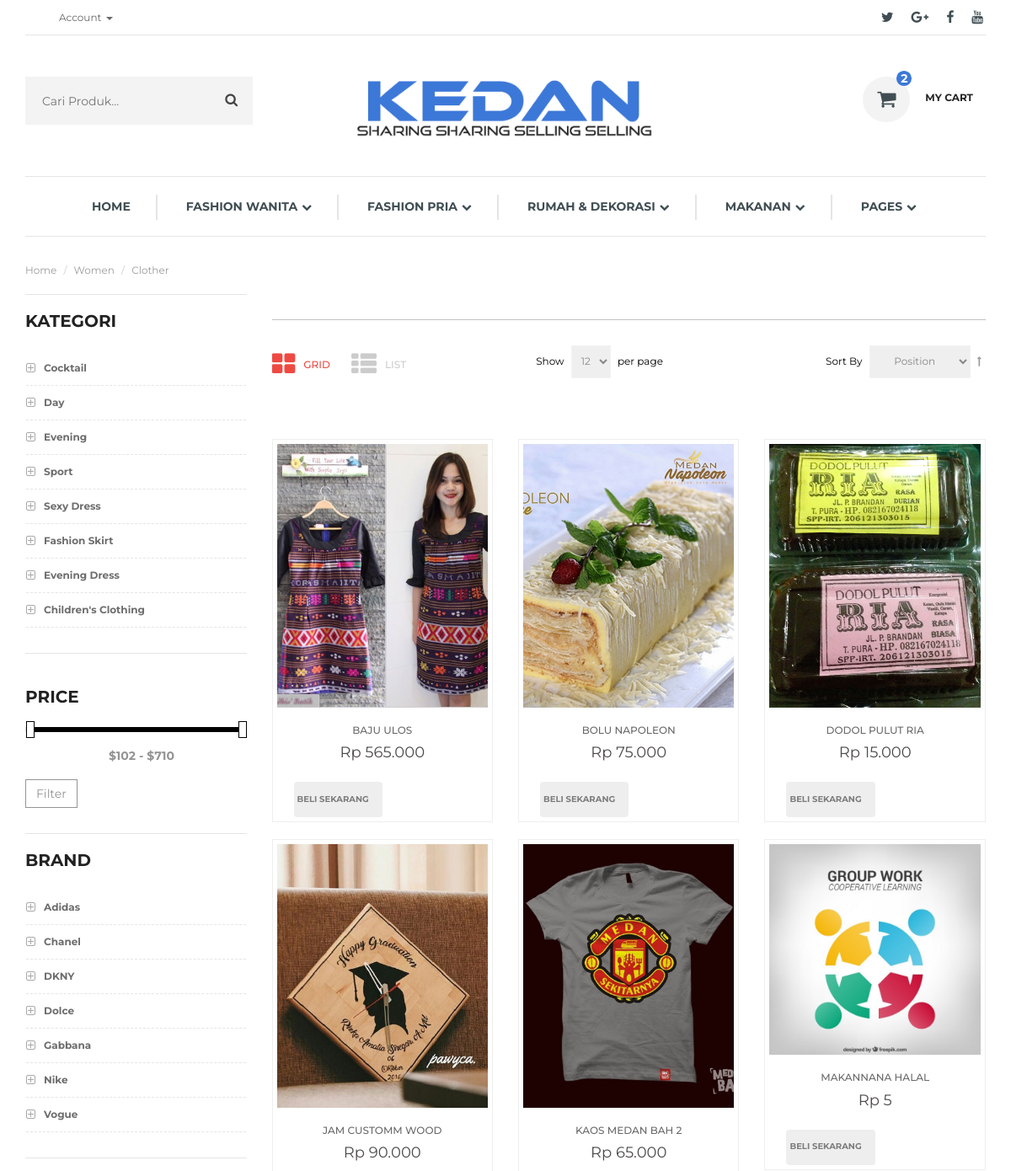
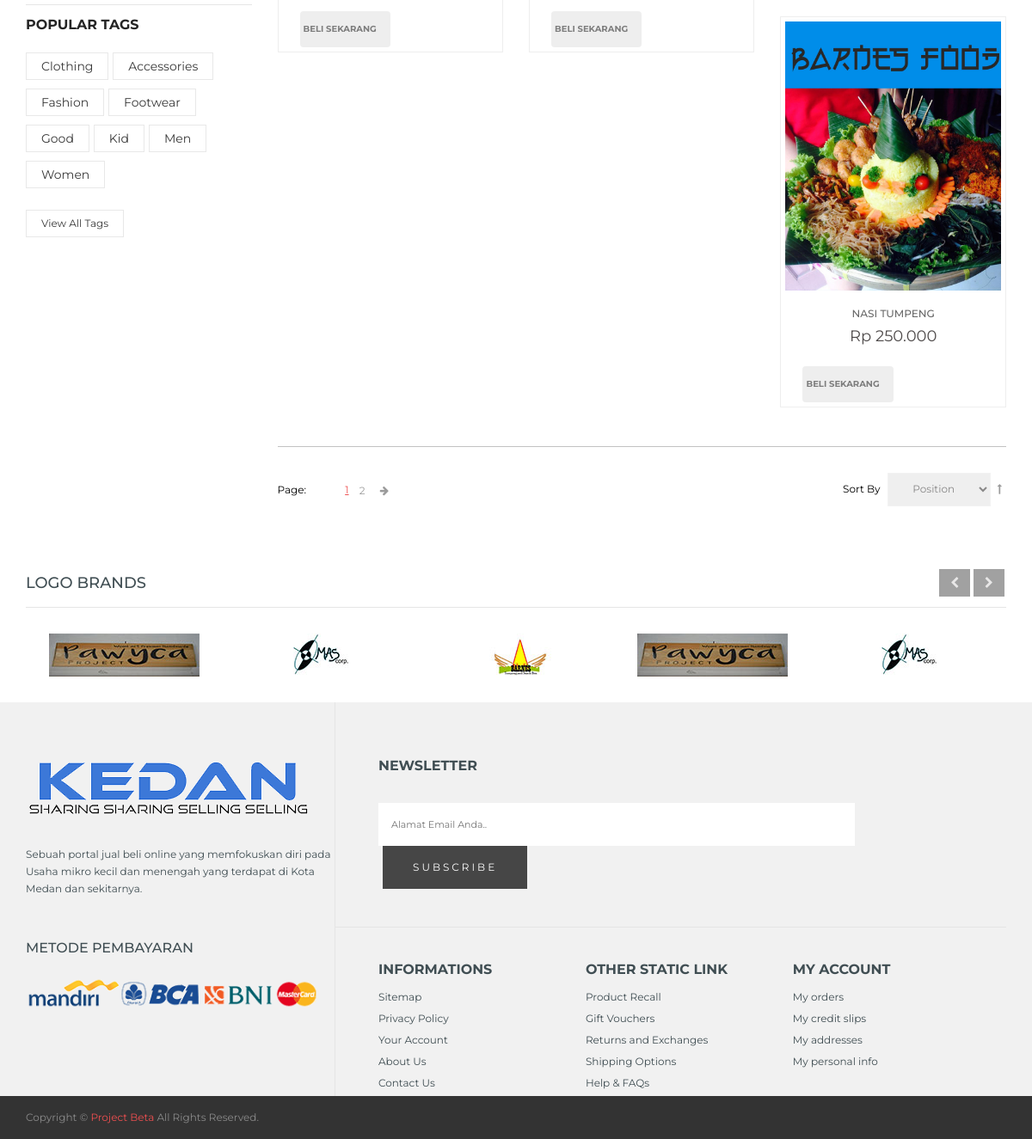
The page /produk-view.php on the database its author committed (2 pictures, top to bottom).
### tables this page shows
CREATE TABLE `kategori` (
  `id_kategori` int(11) NOT NULL,
  `nm_kategori` varchar(255) NOT NULL,
  `parent` int(11) NOT NULL DEFAULT '0'
);

CREATE TABLE `produk` (
  `id_produk` int(11) NOT NULL,
  `nm_produk` varchar(225) NOT NULL,
  `harga` decimal(10,0) NOT NULL,
  `list_harga` decimal(10,0) DEFAULT NULL,
  `brand` int(11) NOT NULL,
  `produk_kategori` varchar(255) NOT NULL,
  `image` varchar(255) NOT NULL,
  `deskripsi` text NOT NULL,
  `featured` tinyint(4) NOT NULL DEFAULT '0',
  `ukuran` text NOT NULL,
  `deleted` tinyint(4) NOT NULL DEFAULT '0'
);

### produk-view.php (called while the page is built)
<?php
require_once $_SERVER['DOCUMENT_ROOT'].'/kedan/includes/koneksi.php';
require_once $_SERVER['DOCUMENT_ROOT'].'/kedan/includes/rupiah.php';
include 'theme/head.php';
include 'theme/produk-view-nav.php';
include 'theme/product-view-body.php';
include 'theme/footer.php';
?>

### includes/rupiah.php (called while the page is built)
<?php
function rupiah($nilai){
	$desimal =  number_format($nilai,0,",",".");
	$rupiah = "Rp " .$desimal;
	return $rupiah;
}
?>

### theme/product-view-body.php (the view, shortened to what this page needs)
<?php
$sql = "SELECT * FROM produk WHERE deleted = 0 ORDER BY nm_produk";
$produkQuery = $db->query($sql);
?>
		<div class="shop-product-area">
			<div class="container">
				<div class="row">
					<div class="col-md-3 col-sm-12">
						<div class="shop-product-left">
							<div class="shop-layout-area">
								<div class="layout-title">
									<h2>Kategori</h2>
								</div>
								<div class="layout-list">
									<ul>
										<li><a href="#"><i class="fa fa-plus-square-o"></i>Cocktail</a></li>
										<li><a href="#"><i class="fa fa-plus-square-o"></i>Day</a></li>
										<li><a href="#"><i class="fa fa-plus-square-o"></i>Evening</a></li>
										<li><a href="#"><i class="fa fa-plus-square-o"></i>Sport</a></li>
										<li><a href="#"><i class="fa fa-plus-square-o"></i>Sexy dress</a></li>
										<li><a href="#"><i class="fa fa-plus-square-o"></i>Fashion skirt</a></li>
										<li><a href="#"><i class="fa fa-plus-square-o"></i>Evening dress</a></li>
										<li><a href="#"><i class="fa fa-plus-square-o"></i>Children's Clothing</a></li>
									</ul>
								</div>
							</div>
							<div class="price-filter-area shop-layout-area">
								<div class="price-filter">
									<div class="layout-title">
										<h2>Price</h2>
									</div>
									<div id="slider-range"></div>
									<p>
									  <input type="text" id="amount" readonly style="border:0; color:#f6931f; font-weight:bold;">
									</p>
									<button class="btn btn-default">Filter</button>
								</div>
							</div>
							<div class="shop-layout-area">
								<div class="layout-title">
									<h2>Brand</h2>
								</div>
								<div class="layout-list">
									<ul>
										<li><a href="#"><i class="fa fa-plus-square-o"></i>Adidas</a></li>
										<li><a href="#"><i class="fa fa-plus-square-o"></i>Chanel</a></li>
										<li><a href="#"><i class="fa fa-plus-square-o"></i>DKNY</a></li>
										<li><a href="#"><i class="fa fa-plus-square-o"></i>Dolce</a></li>
										<li><a href="#"><i class="fa fa-plus-square-o"></i>Gabbana</a></li>
										<li><a href="#"><i class="fa fa-plus-square-o"></i>Nike</a></li>
										<li><a href="#"><i class="fa fa-plus-square-o"></i>Vogue</a></li>
									</ul>
								</div>
							</div>
							<div class="shop-layout-area">
								<div class="popular-tag">
									<h2>Popular Tags</h2>
									<div class="tag-list">
										<ul>
											<li><a href="#">Clothing</a></li>
											<li><a href="#">accessories</a></li>
											<li><a href="#">fashion</a></li>
											<li><a href="#">footwear</a></li>
											<li><a href="#">good</a></li>
											<li><a href="#">kid</a></li>
											<li><a href="#">Men</a></li>
											<li><a href="#">Women</a></li>
										</ul>
									</div>
									<div class="tag-action">
										<ul>
											<li><a href="#">View all tags</a></li>
										</ul>
									</div>
								</div>
							</div>
						</div>
					</div>
					<div class="col-md-9 col-sm-12">
						<div class="shop-product-right">
							<div class="product-tab-area">
								<div class="tab-bar">
									<div class="tab-bar-inner">
										<ul class="nav nav-tabs" role="tablist">
											<li class="active"><a href="#shop-product" data-toggle="tab"><i class="fa fa-th-large"></i>Grid</a></li>
											<li><a href="#shop-list" data-toggle="tab"><i class="fa fa-th-list"></i>List</a></li>
										</ul>
									</div>
									<div class="toolbar">
										<div class="sorter">
											<div class="sort-by">
												<label>Sort By</label>
												<select>
													<option value="position">Position</option>
												</select>
												<a href="#"><i class="fa fa-long-arrow-up"></i></a>
											</div>
										</div>
										<div class="pager-list">
											<div class="limiter">
												<label>Show</label>
												<select>
													<option value="9">12</option>
												</select>
												per page
											</div>
										</div>
									</div>
								</div>
								<div class="tab-content">
									<div class="tab-pane active" id="shop-product">
										<div class="row tab-content-row">
											<?php while($produk = mysqli_fetch_assoc($produkQuery)): ?>
											<div class="col-md-4 col-sm-4">
												<div class="single-product">
													<div class="single-product-img">
														<a href="#"><img class="primary-img" src="<?= $produk['image']; ?>" alt="<?=$produk['nm_produk']; ?>"></a>
													</div>
													<div class="single-product-content">
														<div class="product-content-head">
															<h2 class="product-title"><a href="#"><?php echo $produk['nm_produk']; ?></a></h2>
															<p class="product-price"><?php echo  rupiah($produk['harga']) ; ?></p>
														</div>
														<div class="product-bottom-action">
															<div class="product-action">
																<div class="action-button">
																	<button class="btn" type="button">Beli Sekarang</button>
																</div>
															</div>
														</div>
													</div>
												</div>
											</div>
											<?php endwhile; ?>
										</div>
									</div>
								</div>
								<div class="tab-bar">
									<div class="toolbar">
										<div class="sorter">
											<div class="sort-by">
												<label>Sort By</label>
												<select>
													<option value="position">Position</option>
												</select>
												<a href="#"><i class="fa fa-long-arrow-up"></i></a>
											</div>
										</div>
										<div class="pages">
											<strong>Page:</strong>
											<ol>
												<li class="current">1</li>
												<li><a href="#">2</a></li>
												<li><a title="Next" href="#"><i class="fa fa-arrow-right"></i></a></li>
											</ol>
										</div>
									</div>
								</div>
							</div>
						</div>
					</div>
				</div>
			</div>
		</div>

### theme/produk-view-nav.php (shortened to what this page needs)
<?php
$sql = "SELECT * FROM kategori WHERE parent = 0";
$pquery = $db->query($sql);
?>
        <div class="header-area">
			<div class="header-top-bar">
				<div class="container">
					<div class="header-top-inner">
						<div class="row">
							<div class="col-md-6 col-sm-12">
								<div class="header-top-left">
									<div class="header-link-area">
										<div class="header-link">
											<ul>
												<li><a href="#">Account <span class="caret"></span></a>
												</li>
											</ul>
										</div>
									</div>
								</div>
							</div>
							<div class="col-md-6 col-sm-12">
								<div class="header-top-right">
									<div class="header-social-icon">
										<ul>
											<li><a href="#"><i class="fa fa-twitter"></i></a></li>
											<li><a href="#"><i class="fa fa-google-plus"></i></a></li>
											<li><a href="#"><i class="fa fa-facebook"></i></a></li>
											<li><a href="#"><i class="fa fa-youtube"></i></a></li>
										</ul>
									</div>
								</div>
							</div>
						</div>
					</div>
				</div>
			</div>
			<div class="header-bottom">
				<div class="container">
					<div class="row">
						<div class="col-md-4 col-sm-12">
							<div class="header-search">
								<form action="#">
									<input type="text" placeholder="Cari Produk...">
									<button type="button" class="btn"><i class="fa fa-search"></i></button>
								</form>
							</div>
						</div>
						<div class="col-md-4  col-sm-12">
							<div class="header-logo">
								<a href="index.html"><img src="img/logo/logo.png" alt="logo"></a>
							</div>
						</div>
						<div class="col-md-4 col-sm-12">
							<div class="header-cart-area">
								<div class="header-cart">
									<ul>
										<li>
											<a href="#">
												<i class="fa fa-shopping-cart"></i>
												<span class="my-cart">My cart</span>
												<span class="badge">2</span>
											</a>
										</li>
									</ul>
								</div>
							</div>
						</div>
					</div>
				</div>
			</div>
		</div>
		<div class="main-menu-area entire-main-menu-area">
			<div class="container">
				<div class="row">
					<div class="col-md-12">
						<div class="main-menu hidden-sm hidden-xs">
							<nav>
								<ul class="main-ul">
									<li class="sub-menu-li"><a href="index.html">Home</a></li>
									<?php while($parent = mysqli_fetch_assoc($pquery)):
									?>
										<li class="sub-menu-li"><a href="#"><?=$parent['nm_kategori'] ?><i class="fa fa-chevron-down"></i></a>
										</li>
									<?php endwhile; ?>
									<li class="sub-menu-li"><a href="#" class="new-arrivals">Pages<i class="fa fa-chevron-down"></i></a>
									</li>
								</ul>
							</nav>
						</div>
					</div>
				</div>
			</div>
		</div>
		<div class="breadcurb-area">
			<div class="container">
				<ul class="breadcrumb">
					<li><a href="#">Home</a></li>
					<li><a href="#">Women</a></li>
					<li>Clother</li>
				</ul>
			</div>
		</div>

### theme/css/main.css (style rules this page uses)
html { color: #222; font-size: 1em; line-height: 1.4; }
audio, canvas, iframe, img, svg, video { vertical-align: middle; }

### rows shown on the page
kategori: nm_kategori "FASHION WANITA"
kategori: nm_kategori "FASHION PRIA"
kategori: nm_kategori "RUMAH & DEKORASI"
kategori: nm_kategori "MAKANAN"
produk: shows a picture, nm_produk "BAJU ULOS", harga "Rp 565.000"
produk: image (picture), nm_produk "BOLU NAPOLEON", harga "Rp 75.000"
produk: image (picture), nm_produk "DODOL PULUT RIA", harga "Rp 15.000"
produk: image (picture), nm_produk "JAM CUSTOMM WOOD", harga "Rp 90.000"
produk: image (picture), nm_produk "KAOS MEDAN BAH 2", harga "Rp 65.000"
produk: image (picture), nm_produk "MAKANNANA HALAL", harga "Rp 5"
produk: image (picture), nm_produk "NASI TUMPENG", harga "Rp 250.000"
